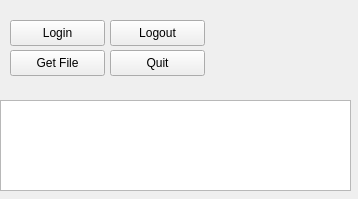
<?xml version="1.0" encoding="UTF-8"?>
<ui version="4.0">
 <class>MainWindow</class>
 <widget class="QWidget" name="MainWindow">
  <property name="geometry">
   <rect>
    <x>0</x>
    <y>0</y>
    <width>358</width>
    <height>199</height>
   </rect>
  </property>
  <property name="windowTitle">
   <string>Cient Application</string>
  </property>
  <widget class="QPushButton" name="loginButton">
   <property name="geometry">
    <rect>
     <x>10</x>
     <y>20</y>
     <width>95</width>
     <height>26</height>
    </rect>
   </property>
   <property name="text">
    <string>Login</string>
   </property>
  </widget>
  <widget class="QPushButton" name="logout_Button">
   <property name="geometry">
    <rect>
     <x>110</x>
     <y>20</y>
     <width>95</width>
     <height>26</height>
    </rect>
   </property>
   <property name="text">
    <string>Logout</string>
   </property>
  </widget>
  <widget class="QPushButton" name="getfile_Button">
   <property name="geometry">
    <rect>
     <x>10</x>
     <y>50</y>
     <width>95</width>
     <height>26</height>
    </rect>
   </property>
   <property name="text">
    <string>Get File</string>
   </property>
  </widget>
  <widget class="QPushButton" name="quit_Button">
   <property name="geometry">
    <rect>
     <x>110</x>
     <y>50</y>
     <width>95</width>
     <height>26</height>
    </rect>
   </property>
   <property name="text">
    <string>Quit</string>
   </property>
  </widget>
  <widget class="QTextEdit" name="status_Text">
   <property name="geometry">
    <rect>
     <x>0</x>
     <y>100</y>
     <width>351</width>
     <height>91</height>
    </rect>
   </property>
  </widget>
 </widget>
 <resources/>
 <connections/>
</ui>
